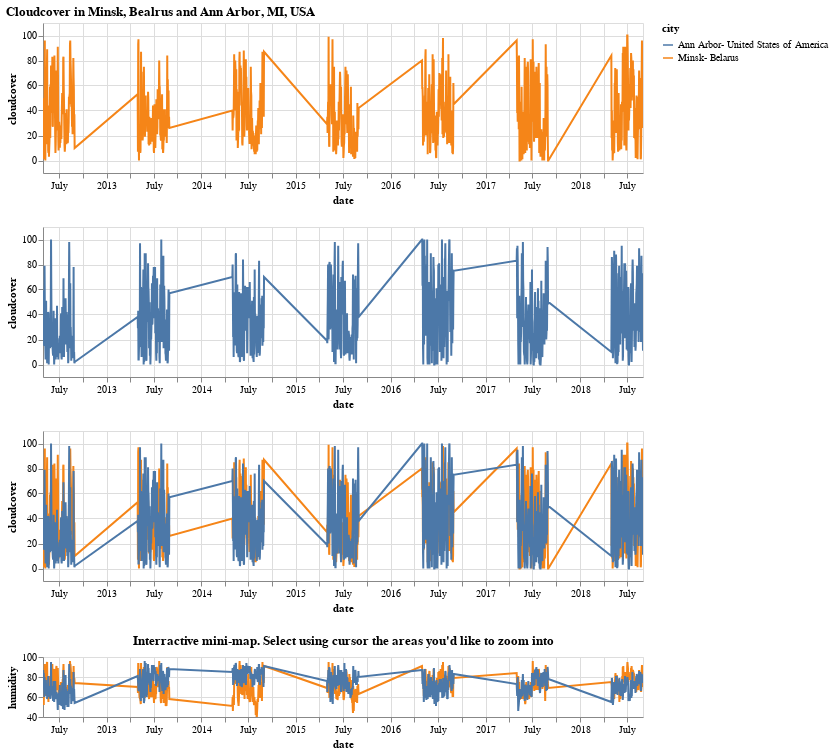

Source (notebook cell):
### Code cell
msk = msk.encode(y=alt.Y('cloudcover:Q',scale = {'domain':(-10, 110)}))
aa = aa.encode(y=alt.Y('cloudcover:Q',scale = {'domain':(-10, 110)}))
alt.vconcat(msk,aa,msk+aa,lower).properties(title='Cloudcover in Minsk, Bealrus and Ann Arbor, MI, USA')

### Figure 1 — Vega-Lite specification as saved in the notebook (floating-point values rounded to 4 significant figures; data arrays with more than 128 entries replaced by an {"elided": "..."} marker saying what was removed)
{"$schema": "https://vega.github.io/schema/vega-lite/v2.6.0.json", "config": {"view": {"height": 300, "width": 400}}, "datasets": {"data-0ebcd4c54c45634a3e8682bfc50d5de7": {"elided": "861 records"}, "data-31255cb7335b7326a0bd8d16eb2b1301": {"elided": "861 records"}}, "title": "Cloudcover in Minsk, Bealrus and Ann Arbor, MI, USA", "vconcat": [{"data": {"name": "data-31255cb7335b7326a0bd8d16eb2b1301"}, "encoding": {"color": {"field": "city", "type": "nominal"}, "x": {"field": "date", "scale": {"domain": {"selection": "selector001"}}, "type": "temporal"}, "y": {"field": "cloudcover", "scale": {"domain": [-10, 110]}, "type": "quantitative"}}, "height": 150, "mark": "line", "width": 600}, {"data": {"name": "data-0ebcd4c54c45634a3e8682bfc50d5de7"}, "encoding": {"color": {"field": "city", "type": "nominal"}, "x": {"field": "date", "scale": {"domain": {"selection": "selector001"}}, "type": "temporal"}, "y": {"field": "cloudcover", "scale": {"domain": [-10, 110]}, "type": "quantitative"}}, "height": 150, "mark": "line", "width": 600}, {"layer": [{"data": {"name": "data-31255cb7335b7326a0bd8d16eb2b1301"}, "encoding": {"color": {"field": "city", "type": "nominal"}, "x": {"field": "date", "scale": {"domain": {"selection": "selector001"}}, "type": "temporal"}, "y": {"field": "cloudcover", "scale": {"domain": [-10, 110]}, "type": "quantitative"}}, "height": 150, "mark": "line", "width": 600}, {"data": {"name": "data-0ebcd4c54c45634a3e8682bfc50d5de7"}, "encoding": {"color": {"field": "city", "type": "nominal"}, "x": {"field": "date", "scale": {"domain": {"selection": "selector001"}}, "type": "temporal"}, "y": {"field": "cloudcover", "scale": {"domain": [-10, 110]}, "type": "quantitative"}}, "height": 150, "mark": "line", "width": 600}]}, {"layer": [{"data": {"name": "data-31255cb7335b7326a0bd8d16eb2b1301"}, "encoding": {"color": {"field": "city", "type": "nominal"}, "x": {"field": "date", "scale": {"domain": {"selection": "selector001"}}, "type": "temporal"}, "y": {"field": "humidity", "scale": {"domain": [40, 100]}, "type": "quantitative"}}, "height": 60, "mark": "line", "width": 600}, {"data": {"name": "data-0ebcd4c54c45634a3e8682bfc50d5de7"}, "encoding": {"color": {"field": "city", "type": "nominal"}, "x": {"field": "date", "scale": {"domain": {"selection": "selector001"}}, "type": "temporal"}, "y": {"field": "humidity", "scale": {"domain": [40, 100]}, "type": "quantitative"}}, "height": 150, "mark": "line", "selection": {"selector001": {"encodings": ["x"], "mark": {"fill": "#333", "fillOpacity": 0.125, "stroke": "white"}, "on": "[mousedown, window:mouseup] > window:mousemove!", "resolve": "global", "translate": "[mousedown, window:mouseup] > window:mousemove!", "type": "interval", "zoom": "wheel!"}}, "width": 600}], "title": "Interractive mini-map. Select using cursor the areas you'd like to zoom into"}]}
